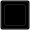
<?xml version="1.0" encoding="UTF-8"?>
<ui version="4.0">
 <class>AFMainAccountButton</class>
 <widget class="QPushButton" name="AFMainAccountButton">
  <property name="geometry">
   <rect>
    <x>0</x>
    <y>0</y>
    <width>30</width>
    <height>30</height>
   </rect>
  </property>
  <property name="minimumSize">
   <size>
    <width>30</width>
    <height>30</height>
   </size>
  </property>
  <property name="maximumSize">
   <size>
    <width>30</width>
    <height>30</height>
   </size>
  </property>
  <property name="styleSheet">
   <string notr="true">QPushButton{background:transparent;}</string>
  </property>
  <layout class="QHBoxLayout" name="horizontalLayout">
   <property name="spacing">
    <number>0</number>
   </property>
   <property name="leftMargin">
    <number>3</number>
   </property>
   <property name="topMargin">
    <number>3</number>
   </property>
   <property name="rightMargin">
    <number>3</number>
   </property>
   <property name="bottomMargin">
    <number>3</number>
   </property>
   <item>
    <widget class="QPushButton" name="pushButton_Platform">
     <property name="minimumSize">
      <size>
       <width>24</width>
       <height>24</height>
      </size>
     </property>
     <property name="maximumSize">
      <size>
       <width>24</width>
       <height>24</height>
      </size>
     </property>
     <property name="text">
      <string/>
     </property>
    </widget>
   </item>
  </layout>
 </widget>
 <resources/>
 <connections/>
</ui>
